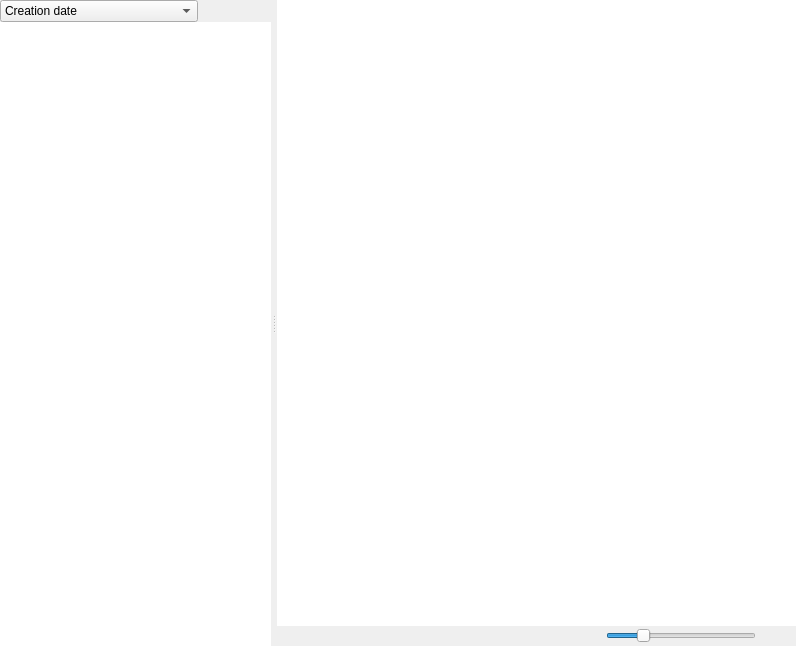
<?xml version="1.0" encoding="UTF-8"?>
<ui version="4.0">
 <class>documents</class>
 <widget class="QWidget" name="documents">
  <property name="enabled">
   <bool>true</bool>
  </property>
  <property name="geometry">
   <rect>
    <x>0</x>
    <y>0</y>
    <width>796</width>
    <height>646</height>
   </rect>
  </property>
  <property name="sizePolicy">
   <sizepolicy hsizetype="Preferred" vsizetype="Preferred">
    <horstretch>0</horstretch>
    <verstretch>0</verstretch>
   </sizepolicy>
  </property>
  <property name="contextMenuPolicy">
   <enum>Qt::DefaultContextMenu</enum>
  </property>
  <property name="windowTitle">
   <string>OpenBoard Documents</string>
  </property>
  <property name="styleSheet">
   <string notr="true"/>
  </property>
  <layout class="QGridLayout" name="gridLayout">
   <item row="0" column="0">
    <widget class="QWidget" name="topWidget" native="true">
     <layout class="QHBoxLayout" name="horizontalLayout">
      <item>
       <widget class="QSplitter" name="splitter">
        <property name="minimumSize">
         <size>
          <width>400</width>
          <height>0</height>
         </size>
        </property>
        <property name="orientation">
         <enum>Qt::Horizontal</enum>
        </property>
        <property name="opaqueResize">
         <bool>true</bool>
        </property>
        <property name="handleWidth">
         <number>6</number>
        </property>
        <property name="childrenCollapsible">
         <bool>false</bool>
        </property>
        <widget class="QWidget" name="topLeftWidget" native="true">
         <property name="sizePolicy">
          <sizepolicy hsizetype="Fixed" vsizetype="Preferred">
           <horstretch>0</horstretch>
           <verstretch>0</verstretch>
          </sizepolicy>
         </property>
         <layout class="QVBoxLayout" name="verticalLayout_2">
          <item>
           <layout class="QHBoxLayout" name="horizontalLayout_3">
            <property name="sizeConstraint">
             <enum>QLayout::SetMinimumSize</enum>
            </property>
            <item>
             <widget class="QComboBox" name="sortKind">
              <property name="sizePolicy">
               <sizepolicy hsizetype="Minimum" vsizetype="Fixed">
                <horstretch>4</horstretch>
                <verstretch>0</verstretch>
               </sizepolicy>
              </property>
              <property name="maximumSize">
               <size>
                <width>200</width>
                <height>16777215</height>
               </size>
              </property>
              <property name="styleSheet">
               <string notr="true"/>
              </property>
              <property name="sizeAdjustPolicy">
               <enum>QComboBox::AdjustToMinimumContentsLength</enum>
              </property>
              <property name="minimumContentsLength">
               <number>0</number>
              </property>
              <item>
               <property name="text">
                <string>Creation date</string>
               </property>
              </item>
              <item>
               <property name="text">
                <string>Update date</string>
               </property>
              </item>
              <item>
               <property name="text">
                <string>Alphabetical order</string>
               </property>
              </item>
             </widget>
            </item>
            <item>
             <spacer name="horizontalSpacer">
              <property name="orientation">
               <enum>Qt::Horizontal</enum>
              </property>
              <property name="sizeType">
               <enum>QSizePolicy::Fixed</enum>
              </property>
              <property name="sizeHint" stdset="0">
               <size>
                <width>10</width>
                <height>20</height>
               </size>
              </property>
             </spacer>
            </item>
            <item>
             <widget class="QToolButton" name="sortOrder">
              <property name="sizePolicy">
               <sizepolicy hsizetype="Fixed" vsizetype="Fixed">
                <horstretch>0</horstretch>
                <verstretch>0</verstretch>
               </sizepolicy>
              </property>
              <property name="toolTip">
               <string>Sort Order</string>
              </property>
              <property name="styleSheet">
               <string notr="true">QToolButton { border-style:none; border-width: 0px;margin-left:2px;margin-right:2px}</string>
              </property>
              <property name="text">
               <string notr="true"/>
              </property>
              <property name="icon">
               <iconset resource="../OpenBoard.qrc">
                <normaloff>:/images/asc.svg</normaloff>
                <normalon>:/images/desc.svg</normalon>:/images/asc.svg</iconset>
              </property>
              <property name="checkable">
               <bool>true</bool>
              </property>
             </widget>
            </item>
            <item>
             <spacer name="horizontalSpacer_2">
              <property name="orientation">
               <enum>Qt::Horizontal</enum>
              </property>
              <property name="sizeHint" stdset="0">
               <size>
                <width>40</width>
                <height>20</height>
               </size>
              </property>
             </spacer>
            </item>
           </layout>
          </item>
          <item>
           <widget class="UBDocumentTreeView" name="documentTreeView">
            <property name="minimumSize">
             <size>
              <width>0</width>
              <height>0</height>
             </size>
            </property>
            <property name="maximumSize">
             <size>
              <width>16777215</width>
              <height>16777215</height>
             </size>
            </property>
            <property name="frameShape">
             <enum>QFrame::NoFrame</enum>
            </property>
            <property name="frameShadow">
             <enum>QFrame::Plain</enum>
            </property>
            <property name="autoScroll">
             <bool>true</bool>
            </property>
            <property name="autoScrollMargin">
             <number>65</number>
            </property>
            <property name="selectionMode">
             <enum>QAbstractItemView::ExtendedSelection</enum>
            </property>
            <property name="selectionBehavior">
             <enum>QAbstractItemView::SelectRows</enum>
            </property>
            <property name="verticalScrollMode">
             <enum>QAbstractItemView::ScrollPerItem</enum>
            </property>
            <property name="animated">
             <bool>true</bool>
            </property>
            <property name="headerHidden">
             <bool>true</bool>
            </property>
            <attribute name="headerVisible">
             <bool>false</bool>
            </attribute>
           </widget>
          </item>
         </layout>
        </widget>
        <widget class="QFrame" name="topRightFrame">
         <property name="styleSheet">
          <string notr="true"/>
         </property>
         <layout class="QVBoxLayout" name="verticalLayout_3">
          <item>
           <widget class="UBDocumentThumbnailWidget" name="thumbnailWidget">
            <property name="contextMenuPolicy">
             <enum>Qt::NoContextMenu</enum>
            </property>
            <property name="styleSheet">
             <string notr="true"/>
            </property>
            <property name="frameShape">
             <enum>QFrame::NoFrame</enum>
            </property>
            <property name="frameShadow">
             <enum>QFrame::Plain</enum>
            </property>
            <property name="lineWidth">
             <number>1</number>
            </property>
            <property name="verticalScrollBarPolicy">
             <enum>Qt::ScrollBarAsNeeded</enum>
            </property>
            <property name="horizontalScrollBarPolicy">
             <enum>Qt::ScrollBarAlwaysOff</enum>
            </property>
            <property name="dragMode">
             <enum>QGraphicsView::NoDrag</enum>
            </property>
           </widget>
          </item>
          <item>
           <widget class="QWidget" name="bottomRightFrame" native="true">
            <layout class="QHBoxLayout" name="horizontalLayout_2">
             <property name="spacing">
              <number>0</number>
             </property>
             <property name="leftMargin">
              <number>0</number>
             </property>
             <property name="topMargin">
              <number>0</number>
             </property>
             <property name="rightMargin">
              <number>0</number>
             </property>
             <property name="bottomMargin">
              <number>0</number>
             </property>
             <item>
              <spacer name="horizontalSpacer2">
               <property name="orientation">
                <enum>Qt::Horizontal</enum>
               </property>
               <property name="sizeHint" stdset="0">
                <size>
                 <width>300</width>
                 <height>20</height>
                </size>
               </property>
              </spacer>
             </item>
             <item>
              <widget class="QSlider" name="documentZoomSlider">
               <property name="sizePolicy">
                <sizepolicy hsizetype="Fixed" vsizetype="Fixed">
                 <horstretch>0</horstretch>
                 <verstretch>0</verstretch>
                </sizepolicy>
               </property>
               <property name="minimumSize">
                <size>
                 <width>150</width>
                 <height>0</height>
                </size>
               </property>
               <property name="styleSheet">
                <string notr="true"/>
               </property>
               <property name="minimum">
                <number>50</number>
               </property>
               <property name="maximum">
                <number>500</number>
               </property>
               <property name="singleStep">
                <number>10</number>
               </property>
               <property name="value">
                <number>150</number>
               </property>
               <property name="orientation">
                <enum>Qt::Horizontal</enum>
               </property>
               <property name="invertedAppearance">
                <bool>false</bool>
               </property>
               <property name="invertedControls">
                <bool>false</bool>
               </property>
              </widget>
             </item>
             <item>
              <spacer name="horizontalSpacer1">
               <property name="orientation">
                <enum>Qt::Horizontal</enum>
               </property>
               <property name="sizeType">
                <enum>QSizePolicy::Maximum</enum>
               </property>
               <property name="sizeHint" stdset="0">
                <size>
                 <width>40</width>
                 <height>20</height>
                </size>
               </property>
              </spacer>
             </item>
            </layout>
           </widget>
          </item>
         </layout>
        </widget>
       </widget>
      </item>
     </layout>
    </widget>
   </item>
  </layout>
 </widget>
 <layoutdefault spacing="0" margin="0"/>
 <customwidgets>
  <customwidget>
   <class>UBDocumentThumbnailWidget</class>
   <extends>QGraphicsView</extends>
   <header>gui/UBDocumentThumbnailWidget.h</header>
  </customwidget>
  <customwidget>
   <class>UBDocumentTreeView</class>
   <extends>QTreeView</extends>
   <header>document/UBDocumentController.h</header>
  </customwidget>
 </customwidgets>
 <resources>
  <include location="../OpenBoard.qrc"/>
 </resources>
 <connections/>
</ui>
